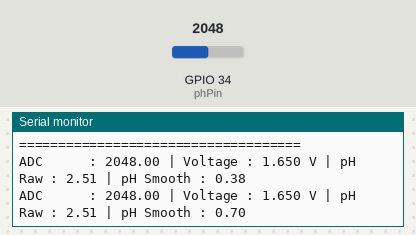
The sketch below on a simulated ESP32. Parts: the last lines printed to the serial monitor. Inputs (shaded band) come from the test bench; at power-on: GPIO 34 (phPin) = 2048 (analog values on the 0–4095 scale).

Above: at 1.6 s.
1.7 s: GPIO 34 (phPin) set to 2866
At 3.0 s:
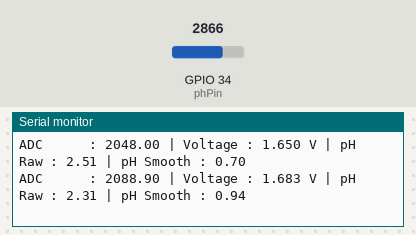
3.2 s: GPIO 34 (phPin) set to 3603
At 4.2 s:
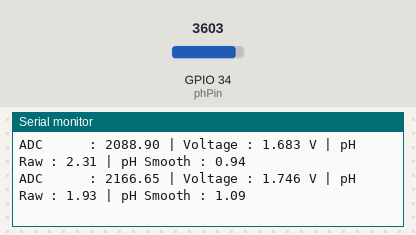
Timing chart, 0 to 6.2 s (numbered marks = the images above; inputs shaded):
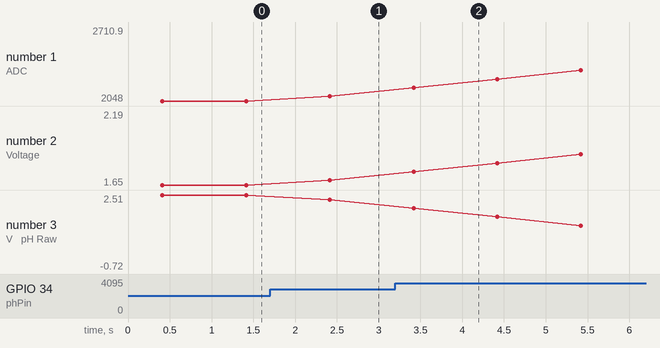

Measured:
- after the input at 1.7 s, the serial monitor: prints a new line after 0.72 s (image 1)
- after the input at 3.2 s, the serial monitor: prints a new line after 0.22 s (image 2)
- plotted number 1: 2048 → 2088.9 after the input at 1.7 s, 2088.9 → 2710.9 after the input at 3.2 s
- plotted number 2: 1.65 → 1.68 after the input at 1.7 s, 1.68 → 2.19 after the input at 3.2 s
- plotted number 3: 2.51 → 2.31 after the input at 1.7 s, 2.31 → -0.72 after the input at 3.2 s

The sketch:

get-voltage.ino
```cpp
#include <Arduino.h>

// ================================
// ESP32 pH Sensor (GPIO 32)
// 3-Point Calibration (REAL DATA)
// + Moving Average + EMA smoothing
// ================================

const int phPin = 34;

// smoothing ADC
#define SCOUNT 20
int analogBuffer[SCOUNT];
int analogIndex = 0;

// hasil pH
float voltage = 0.0;
float phValue = 0.0;
float phFiltered = 0.0;

// ================================
// KONSTANTA KALIBRASI REAL KAMU
// ================================
const float V4  = 1.405;  const float PH4  = 4.00;
const float V7  = 0.933;  const float PH7  = 6.86;
const float V9  = 0.552;  const float PH9  = 9.18;

// ================================
// FUNGSI INTERPOLASI 3 TITIK
// ================================
float getPH(float voltage) {

  float ph;

  // RANGE: 4.00 - 6.86
  if (voltage >= V7) {
    ph = PH4 + (PH7 - PH4) * (V4 - voltage) / (V4 - V7);
  }

  // RANGE: 6.86 - 9.18
  else {
    ph = PH7 + (PH9 - PH7) * (V7 - voltage) / (V7 - V9);
  }

  return ph;
}

void setup() {
  Serial.begin(115200);

  analogReadResolution(12);

  // warm-up buffer
  for (int i = 0; i < SCOUNT; i++) {
    analogBuffer[i] = analogRead(phPin);
    delay(20);
  }

  Serial.println("====================================");
  Serial.println("ESP32 pH SENSOR READY (FINAL MODE)");
  Serial.println("3-POINT INTERPOLATION ACTIVE");
  Serial.println("====================================");
}

void loop() {

  // ambil ADC
  analogBuffer[analogIndex] = analogRead(phPin);
  analogIndex++;
  if (analogIndex >= SCOUNT) analogIndex = 0;

  // moving average ADC
  long sum = 0;
  for (int i = 0; i < SCOUNT; i++) {
    sum += analogBuffer[i];
  }

  float avgADC = sum / (float)SCOUNT;

  // convert ke voltage
  voltage = avgADC * (3.3 / 4095.0);

  // hitung pH (INTERPOLATION)
  float phRaw = getPH(voltage);

  // smoothing pH (EMA filter)
  phFiltered = (0.85 * phFiltered) + (0.15 * phRaw);

  // clamp
  if (phFiltered < 0) phFiltered = 0;
  if (phFiltered > 14) phFiltered = 14;

  // ================================
  // OUTPUT
  // ================================
  Serial.print("ADC      : ");
  Serial.print(avgADC, 2);

  Serial.print(" | Voltage : ");
  Serial.print(voltage, 3);

  Serial.print(" V | pH Raw : ");
  Serial.print(phRaw, 2);

  Serial.print(" | pH Smooth : ");
  Serial.println(phFiltered, 2);

  delay(1000);
}
```
